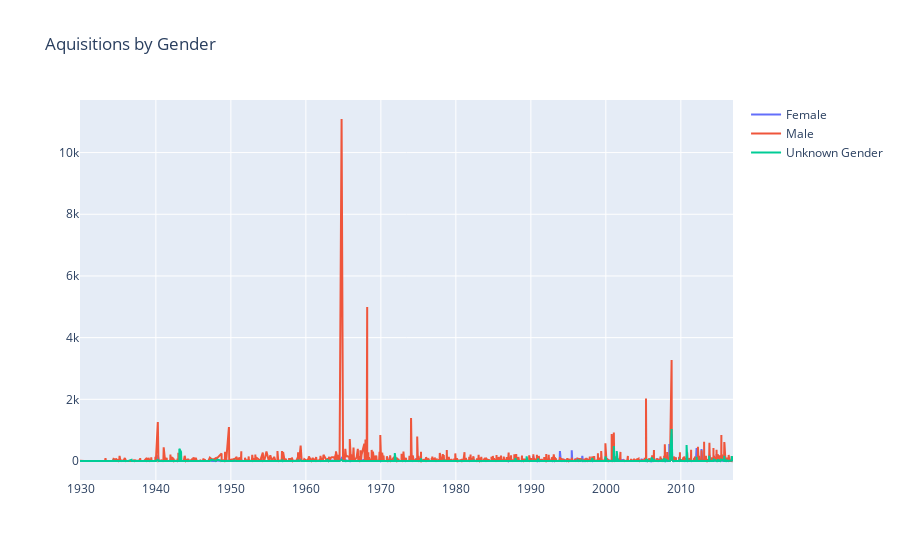

The notebook cell saved with this chart:
### Code cell
fig = px.line(title='Aquisitions by Gender')
fig.add_trace(go.Scatter(x=dgt4["Parsed_date"], y=dgt4["Female"],
                 name='Female'))
fig.add_trace(go.Scatter(x=dgt4["Parsed_date"], y=dgt4["Male"],
                 name='Male'))
fig.add_trace(go.Scatter(x=dgt4["Parsed_date"], y=dgt4["Unknown Gender"],
                 name='Unknown Gender'))
fig.show()

### Figure 1 — Plotly figure (JSON) as saved in the notebook; plotly's stock layout.template omitted (floating-point values rounded to 4 significant figures; data arrays with more than 128 entries replaced by an {"elided": "..."} marker saying what was removed)
{"data": [{"name": "Female", "type": "scatter", "x": {"elided": "1875 str values"}, "y": {"elided": "1875 int values"}}, {"name": "Male", "type": "scatter", "x": {"elided": "1875 str values"}, "y": {"elided": "1875 int values"}}, {"name": "Unknown Gender", "type": "scatter", "x": {"elided": "1875 str values"}, "y": {"elided": "1875 int values"}}], "layout": {"legend": {"tracegroupgap": 0}, "title": {"text": "Aquisitions by Gender"}, "xaxis": {"anchor": "y", "domain": [0, 1]}, "yaxis": {"anchor": "x", "domain": [0, 1]}}}
